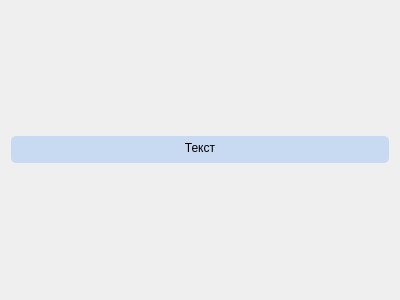
<?xml version="1.0" encoding="UTF-8"?>
<ui version="4.0">
 <class>ButtonList</class>
 <widget class="QWidget" name="ButtonList">
  <property name="geometry">
   <rect>
    <x>0</x>
    <y>0</y>
    <width>400</width>
    <height>300</height>
   </rect>
  </property>
  <property name="windowTitle">
   <string>Form</string>
  </property>
  <layout class="QVBoxLayout" name="verticalLayout">
   <item>
    <widget class="QPushButton" name="pushButton">
     <property name="styleSheet">
      <string notr="true">QPushButton {
	height: 20px;
	background-color: rgba(37, 131, 255, 50);
	border-radius: 5px;
	padding: 2 10 5 10;
}
QPushButton:hover {
	background-color: rgba(37, 131, 255, 90)
}
QPushButton:pressed {
	background-color: rgb(0, 53, 93)
}</string>
     </property>
     <property name="text">
      <string>Текст</string>
     </property>
    </widget>
   </item>
  </layout>
 </widget>
 <resources/>
 <connections/>
</ui>
